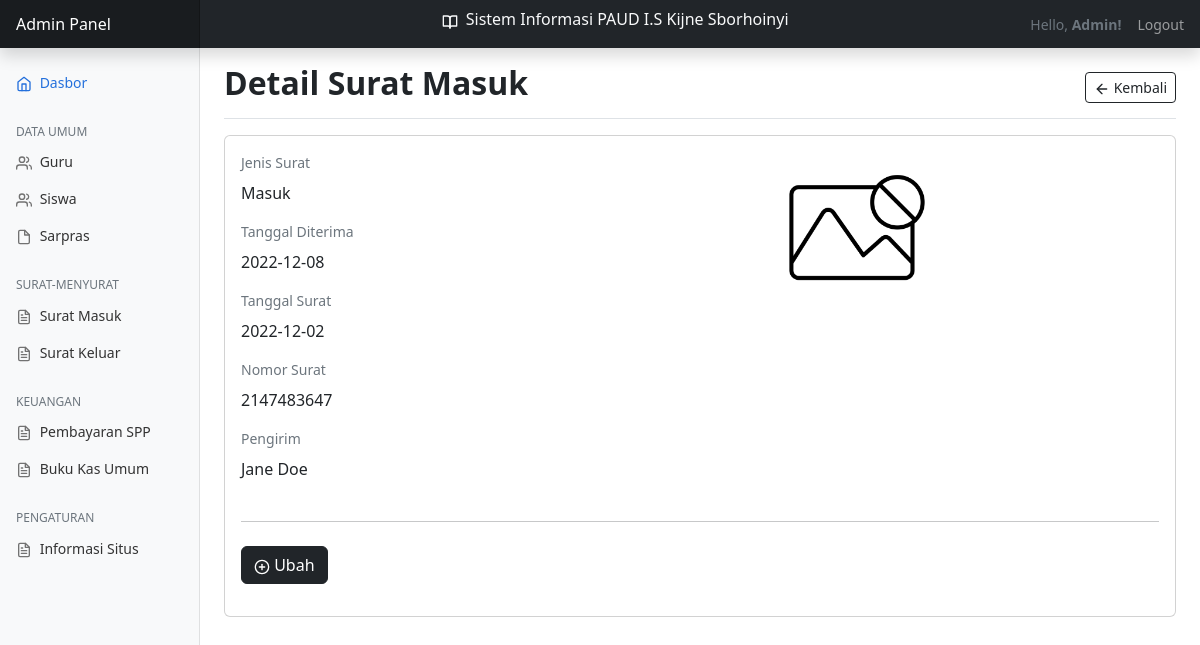
Page /?page=surat-masuk&action=detail&id=4 (signed in) on the committed database.
### tables this page shows
CREATE TABLE `surat` (
  `id` int(11) NOT NULL,
  `jenis_surat` enum('Masuk','Keluar') NOT NULL,
  `tanggal_diterima` date NOT NULL,
  `tanggal_surat` date NOT NULL,
  `nomor_surat` int(30) NOT NULL,
  `pengirim` varchar(100) NOT NULL,
  `tujuan` varchar(100) NOT NULL
);

### views/surat-masuk/detail.php (the view)
<main class="col-md-9 ms-sm-auto col-lg-10 px-md-4">
    <div
        class="d-flex justify-content-between flex-wrap flex-md-nowrap align-items-center pt-3 pb-2 mb-3 border-bottom">
        <h1 class="h2 fw-bold">Detail Surat Masuk</h1>
        <div class="btn-toolbar mb-2 mb-md-0">
            <a href="?page=surat-masuk" class="btn btn-sm btn-outline-dark">
                <span data-feather="arrow-left" class="align-text"></span> Kembali
            </a>
        </div>
    </div>
    <div class="row mb-5">
        <div class="col-lg-12">
            <div class="card">
                <div class="card-body">
                    <?php
                        include __DIR__ . '../../../config/database.php';
                        $id = $_GET['id'];
                        $rows = mysqli_fetch_assoc(mysqli_query($conn, "SELECT * FROM surat WHERE id = $id"));
                    ?>
                    <div class="row">
                        <div class="col-lg-4">
                            <div class="mb-3">
                                <label for="jenis_surat" class="form-label text-muted">Jenis Surat</label>
                                <p class="fs-6"><?php echo $rows['jenis_surat']; ?></p>
                            </div>
                            <div class="mb-3">
                                <label for="tanggal_diterima" class="form-label text-muted">Tanggal Diterima</label>
                                <p class="fs-6"><?php echo $rows['tanggal_diterima']; ?></p>
                            </div>
                            <div class="mb-3">
                                <label for="tanggal_surat" class="form-label text-muted">Tanggal Surat</label>
                                <p class="fs-6"><?php echo $rows['tanggal_surat']; ?></p>
                            </div>
                            <div class="mb-3">
                                <label for="nomor_surat" class="form-label text-muted">Nomor Surat</label>
                                <p class="fs-6"><?php echo $rows['nomor_surat']; ?></p>
                            </div>
                            <div class="mb-3">
                                <label for="pengirim" class="form-label text-muted">Pengirim</label>
                                <p class="fs-6"><?php echo $rows['pengirim']; ?></p>
                            </div>
                        </div>
                        <div class="col-lg-8 text-center">
                            <?php if(!empty($rows['surat'])) { echo '<iframe src="./surat/masuk/'.$rows['surat'].'" width="100%" height="1000px"></iframe>';} else {echo '<img src="./surat/img-0.png" width="150px">';} ?>
                        </div>
                    </div>
                        <div class="py-2">
                            <hr>
                        </div>
                        <div class="mb-3">
                            <a href="?page=surat-masuk&action=ubah&id=<?php echo $rows['id']; ?>" class="btn btn-dark">
                                <span data-feather="plus-circle" class="align-text"></span>
                                Ubah
                            </a>
                        </div>
                </div>
            </div>
        </div>
    </div>
</main>

### assets/css/style.css (style rules this page uses)
body { font-size: .875rem; }
.feather { width: 16px; height: 16px; }

### rows in the picture
surat: jenis_surat "Masuk", tanggal_diterima "2022-12-08", tanggal_surat "2022-12-02", nomor_surat "2147483647", pengirim "Jane Doe"
